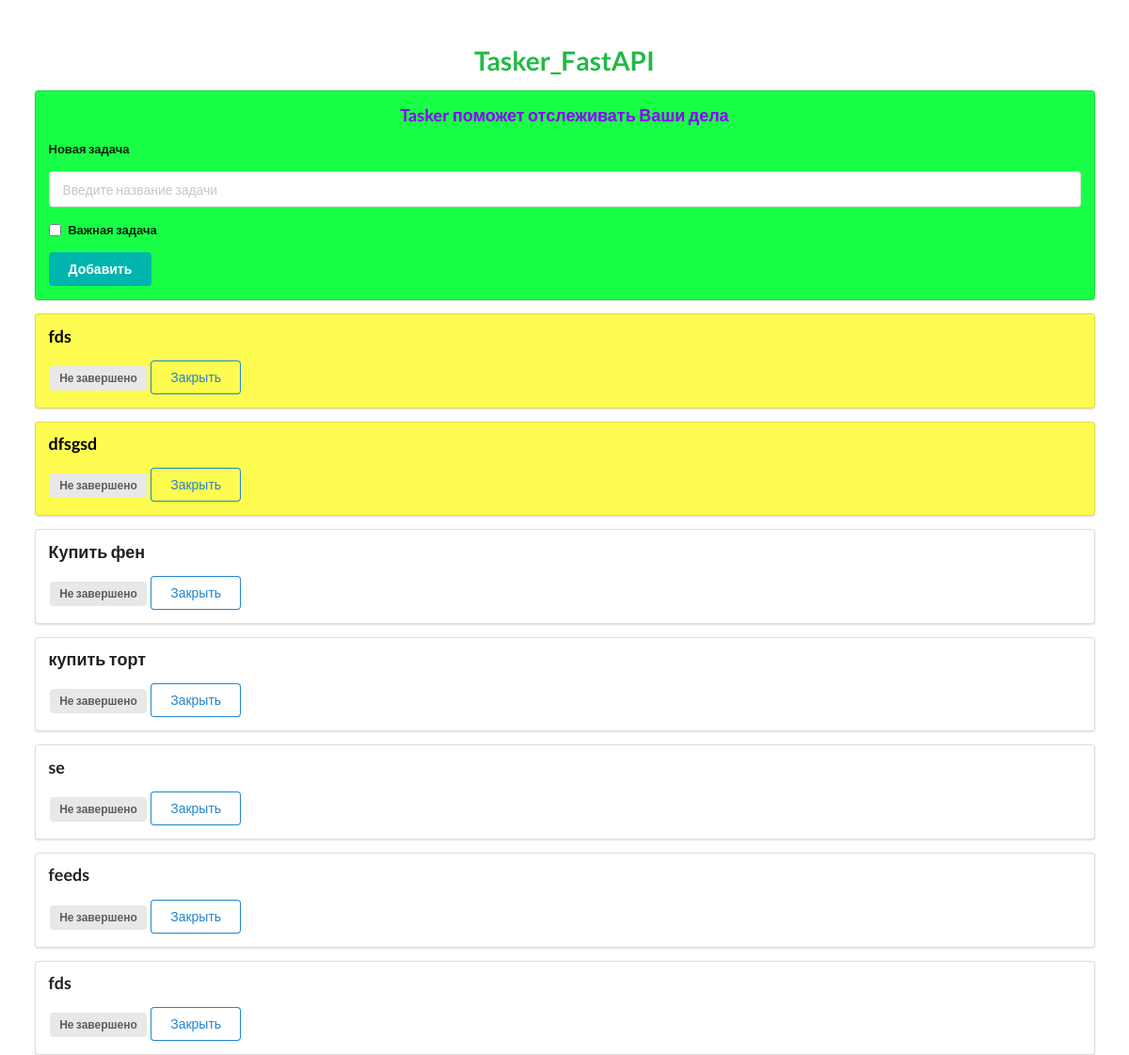
Before: / with the older database file.
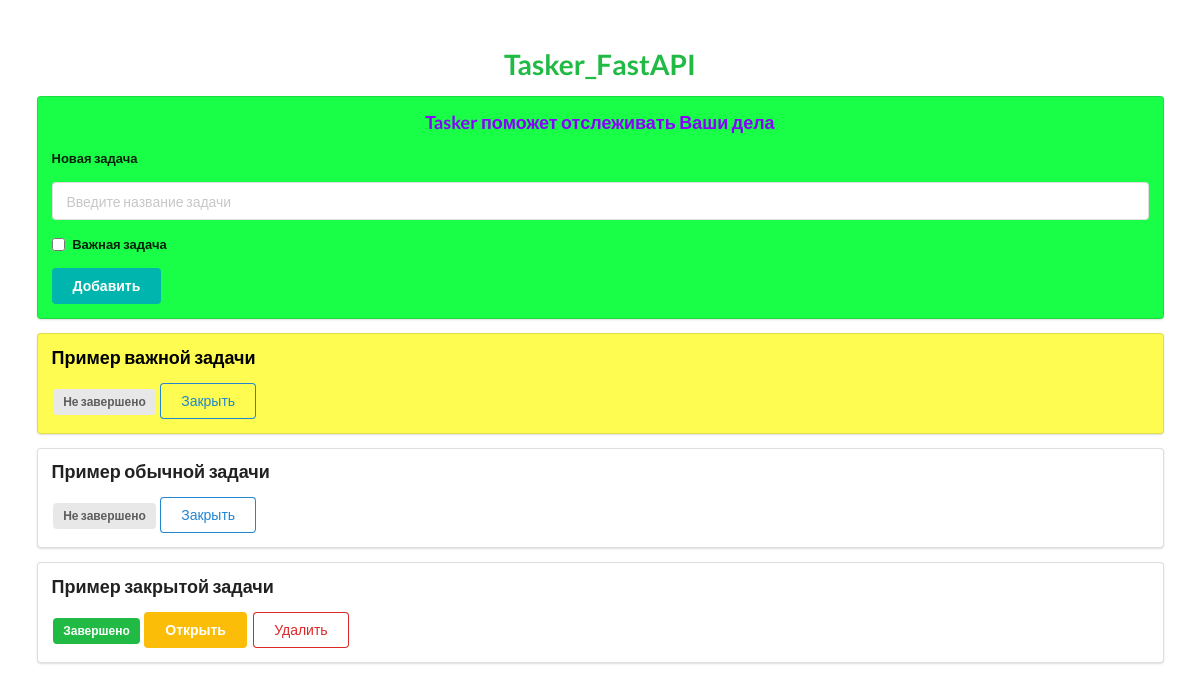
After: the same page with the newer database file.
### models.py (models this page shows)
class Task(Base):
    __tablename__ = 'tasks'
    id = Column(Integer, primary_key=True, index=True)
    title = Column(String(250), nullable=False)
    is_complete = Column(Boolean, nullable=False)
    primary = Column(Boolean, nullable=False)

### main.py (the view)
@app.get('/')
def home(request: Request, db: Session = Depends(get_db), er: str = ''):
    tasks = TaskService.get_task_all(db)
    return templates.TemplateResponse('tasks/index.html',
                                      {'request': request,
                                       'app_name': 'Tasker_FastAPI',
                                       'tasks': tasks,
                                       'er': er}
                                      )

### templates/tasks/index.html (shortened to what this page needs)
{% extends 'tasks/base.html' %}
{% block content %}
<div style="margin-top: 50px;" class="ui container">
    <h1 class="ui center aligned header green">{{ app_name }}</h1>
    <div class="ui segment" style="background-color: rgba(0, 255, 51, 0.900);">
        <form class="ui form " action="{{ url_for('add') }}" method="post">
            <h3 class="test_css">Tasker поможет отслеживать Ваши дела</h3>
            <div class="field">
                <label>Новая задача</label>
                <input type="text" name="title" required placeholder="Введите название задачи">
            </div>
            <div class="field">
                <label for="primary">
                    <input type="checkbox" id="primary" name="primary" value="True" style="margin-top:0.29em; margin-right: 0.4em;">
                Важная задача</label>
            </div>
            <button class="ui teal green button" type="submit">Добавить</button>
        </form>
    </div>
    {% for task in tasks %}
        {% if task.primary %}
    <div class="ui segment primary_seg">
        <p class="ui big header" style="color: black;">{{ task.title }}</p>
        {% else %}
    <div class="ui segment segment">
        <p class="ui big header">{{ task.title }}</p>
        {% endif %}
        {% if task.is_complete == False %}
        <span class="ui gray label">Не завершено</span>
        <a class="ui primary basic button" href="{{ url_for('update', id=task.id) }}">Закрыть</a>
        {% else %}
        <span class="ui green label">Завершено</span>
        <a class="ui yellow button" href="{{ url_for('update', id=task.id) }}">Открыть</a>
        <a class="ui negative basic button" href="{{ url_for('delete', id=task.id) }}">Удалить</a>
        {% endif %}
    </div>
    {% endfor %}
</div>
{% endblock content %}

### templates/tasks/base.html (shortened to what this page needs)
<!DOCTYPE html>
<html lang="en">
<head>
    <link rel="stylesheet" href="https://cdn.jsdelivr.net/npm/semantic-ui@2.4.2/dist/semantic.min.css">
    <link rel="stylesheet" href="{{ url_for('static', path='css/style.css') }}">
</head>
<body>
{% block content %}
{% endblock content %}
</body>
</html>

### static/css/style.css (style rules this page uses)
div.ui.segment.primary_seg { background-color: rgba(255, 251, 0, 0.683); }
.test_css { color: rgb(137, 0, 255); text-align: center; }

Changed rows visible on the page:
removed Task: title "fds"
removed Task: title "dfsgsd"
removed Task: title "se"
removed Task: title "feeds"
removed Task: title "fds"
added Task: title "Пример важной задачи"
changed Task: title "Купить фен" → "Пример обычной задачи"
changed Task: title "купить торт" → "Пример закрытой задачи"; is_complete "Не завершено Закрыть" → "Завершено Открыть Удалить"
